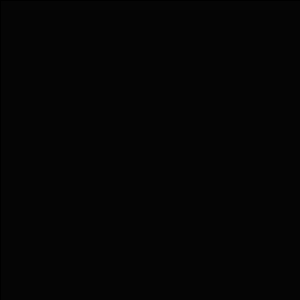
Frame 1 (no input)
Frame 60 (the mouse pressed at the canvas centre just before this capture): identical to frame 1, image omitted
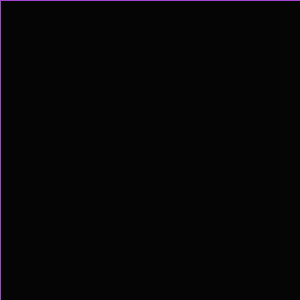
Frame 120 (the mouse held since frame 60 and released just before this capture)

The Processing sketch that drew these frames (run headless with seeded random() and noise(); from frame 60 on, the mouse is pressed at the canvas centre):

// Processing sketch: processing_93150
// ── processing_93150.pde

//Fading Sticks and Balls

void setup() {
  background(5);
  size(300, 300);
}

void draw() {
  fill(5, 20);
  rect(0, 0, width, height);
}

void mousePressed() {
  stroke(random(255), random(255), random(221));
  
  line(150, 150, mouseX+50, mouseY+50);
  ellipse(mouseX+50, mouseY+50, 50, 50);

  line(150, 150, mouseX+60, mouseY+60);
  ellipse(mouseX+60, mouseY+60, 50, 50);

  line(150, 150, mouseX+70, mouseY+70);
  ellipse(mouseX+70, mouseY+70, 50, 50);

  line(150, 150, mouseX+80, mouseY+80);
  ellipse(mouseX+80, mouseY+80, 50, 50);

  line(150, 150, mouseX+40, mouseY+40);
  ellipse(mouseX+40, mouseY+40, 50, 50);
}
